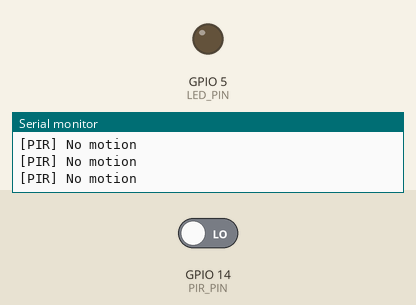
Recording of a sketch running on a simulated ESP32. On the bench: output pins drawn as LEDs (lit = HIGH), the last lines printed to the serial monitor. The inputs (shaded band) are chosen by the test bench; at power-on: GPIO 14 (PIR_PIN) LOW. WiFi joins after 1.5 s; servers stay silent unless stated; uploads are accepted with an empty reply.

Above: at 2.7 s.
2.8 s: GPIO 14 (PIR_PIN) driven HIGH
At 4.0 s:
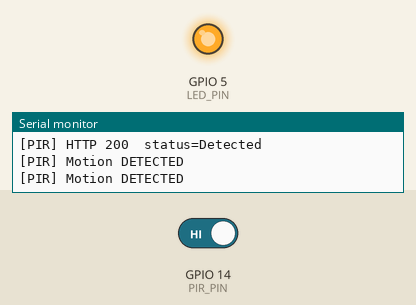
4.3 s: GPIO 14 (PIR_PIN) driven LOW
At 5.4 s:
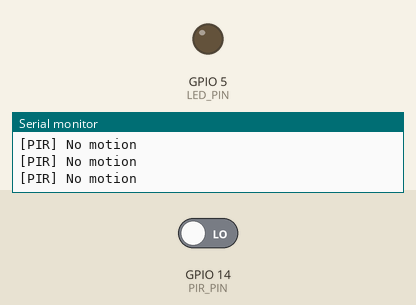
Timing chart, 0 to 7.3 s (numbered marks = the images above; inputs shaded):
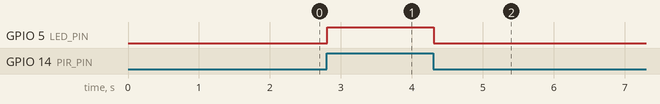

The sketch:

PIR.ino
```cpp
#include <WiFi.h>
#include <HTTPClient.h>

const char* ssid       = "HuaweiPC";
const char* password   = "Refilwe06";
const char* serverName = "http://192.168.137.1:5000/data";

const int PIR_PIN = 14;
const int LED_PIN = 5;

unsigned long previousSendTime = 0;
const unsigned long SEND_INTERVAL = 1000;   // send once per second

void setup() {
  Serial.begin(115200);
  pinMode(PIR_PIN, INPUT);
  pinMode(LED_PIN, OUTPUT);
  digitalWrite(LED_PIN, LOW);

  WiFi.begin(ssid, password);
  Serial.print("Connecting to WiFi");
  while (WiFi.status() != WL_CONNECTED) { delay(500); Serial.print("."); }
  Serial.println("\nConnected!  IP: " + WiFi.localIP().toString());
}

void loop() {
  int motion = digitalRead(PIR_PIN);

  // ── Local LED feedback (instant, no delay) ────────────────
  digitalWrite(LED_PIN, motion == HIGH ? HIGH : LOW);
  Serial.print("[PIR] ");
  Serial.println(motion == HIGH ? "Motion DETECTED" : "No motion");

  // ── Send to Flask (throttled) ─────────────────────────────
  unsigned long now = millis();
  if (now - previousSendTime >= SEND_INTERVAL) {
    previousSendTime = now;

    if (WiFi.status() != WL_CONNECTED) {
      Serial.println("[WiFi] Disconnected – reconnecting…");
      WiFi.reconnect();
      return;
    }

    String motionStr = (motion == HIGH) ? "Detected" : "None";
    // Use "distance" key so Flask + Motion.html both receive it correctly
    String jsonData  = "{\"id\":\"pir_motion\",\"distance\":\"" + motionStr + "\"}";

    HTTPClient http;
    http.begin(serverName);
    http.addHeader("Content-Type", "application/json");
    int code = http.POST(jsonData);
    Serial.printf("[PIR] HTTP %d  status=%s\n", code, motionStr.c_str());
    http.end();
  }

  delay(100);   // short delay so we don't spam Serial while still being responsive
}
```

Measured:
- after the input at 2.8 s, GPIO 5 (LED_PIN): LOW → HIGH at once
- after the input at 4.3 s, GPIO 5 (LED_PIN): HIGH → LOW at once
